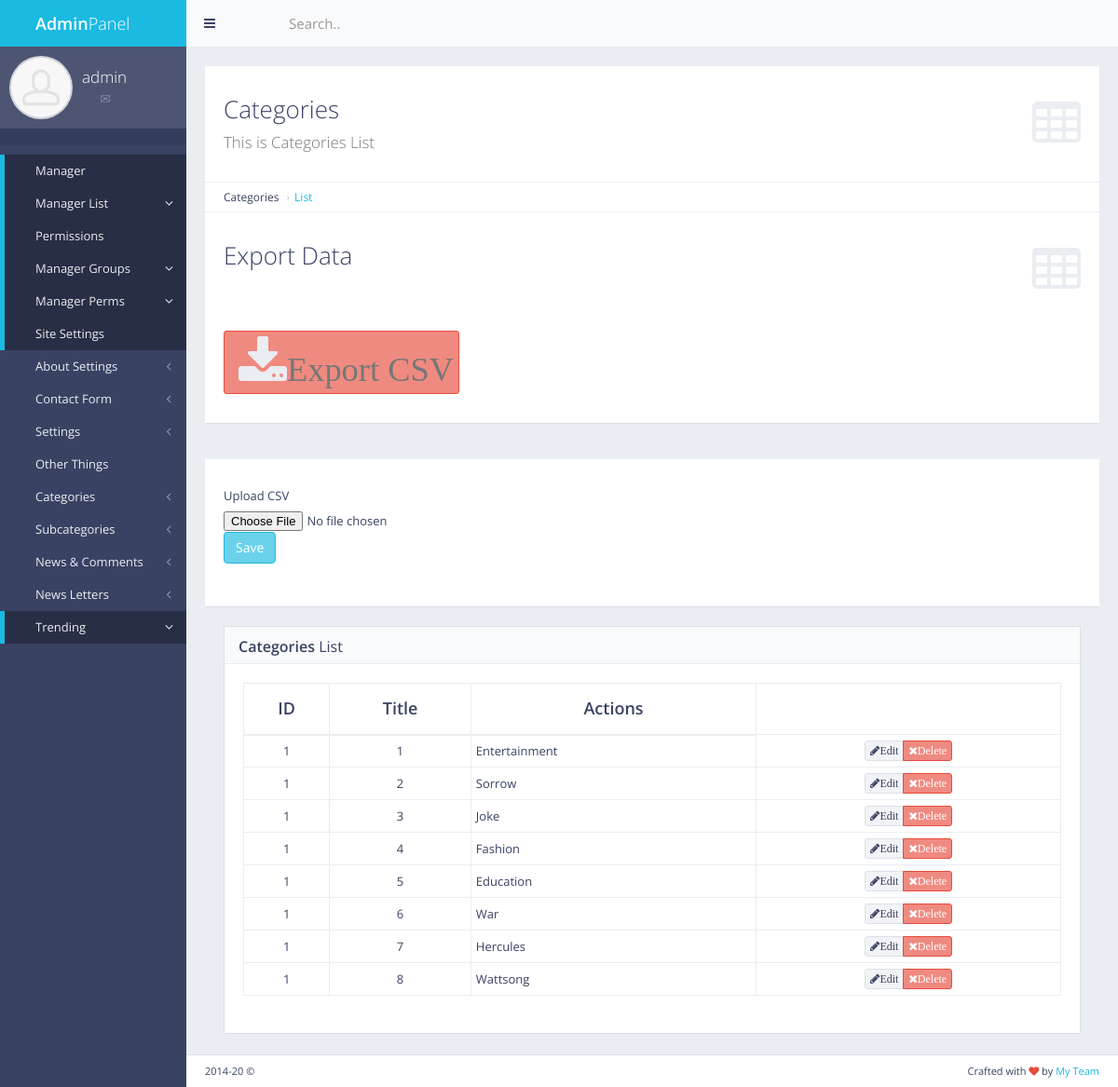
The app's page /panel/categories/list/ (signed in) with its own data.
### cat/models.py (models this page shows, shortened)
class Cat(models.Model):
    name = models.CharField(max_length=50)
    count = models.IntegerField(default=0)

### cat/views.py (the view)
# urls.py: path('panel/categories/list/',views.cat_list,name='cat_list'),
def cat_list(request):
    if not request.user.is_authenticated:
        return redirect('mylogin')
    cat = Cat.objects.all();
    return render(request,'back/cat_list.html',{'cat':cat})

### myapp/templatetags/extra_auth.py (called while the page is built)
@register.filter(name="has_group")
def has_group(user,group_name):
    return user.groups.filter(name = group_name).exists()

### myapp/templates/back/cat_list.html (shortened to what this page needs)
{% extends "back/master.html" %}
{% load static %}
{% block mainblock %}
                    <div id="page-content">
                        <div class="content-header">
                            <div class="header-section">
                                <h1>
                                    <i class="fa fa-table"></i>Categories <br><small>This is Categories List</small>
                                </h1>
                            </div>
                        </div>
                        <ul class="breadcrumb breadcrumb-top">
                            <li>Categories</li>
                            <li><a href="#">List</a></li>
                        </ul>
                        <div class="content-header">
                                <div class="header-section">
                                    <h1>
                                        <i class="fa fa-table"></i>Export Data<br><br><br>
                                        <a href="{% url 'export_cat_csv' %}" data-toggle="tooltip" title="Export" class="btn btn-xs btn-danger" ><i class="fa fa-download"><small>Export CSV</small></i></a>
                                    </h1>
                                </div>
                        </div>
                        <br><br>
                        <div class="content-header">
                                <div class="header-section">
                        <form action="{% url "import_csv" %}" enctype="multipart/form-data" method="post" class="form-group">
                            <div class=""form-group>
                                <lable>Upload CSV</lable>
                                <input type="file" id = "csv_file" name="csv_file">
                            </div>
                            <div class="form-group">
                            <button type="submit" class="btn btn-primary">Save</button>
                            </div>
                        </form>
                        </div>
                    </div>
                        <div class="block full">
                            <div class="block-title">
                                <h2><strong>Categories</strong> List</h2>
                            </div>
                            <div class="table-responsive">
                                <table id="example-datatable" class="table table-vcenter table-condensed table-bordered">
                                    <thead>
                                        <tr>
                                            <th class="text-center">ID</th>
                                            <th class="text-center">Title</th>
                                            <th class="text-center">Actions</th>
                                        </tr>
                                    </thead>
                                    <tbody>
                                       {% for c in cat %}
                                            <tr>
                                            <td class="text-center">1</td>
                                            <td class="text-center">{{ c.pk }}</td>
                                            <td>{{ c.name }}</td>
                                            <td class="text-center">
                                                <div class="btn-group">
                                                    <a href="javascript:void(0)" data-toggle="tooltip" title="Edit" class="btn btn-xs btn-default"><i class="fa fa-pencil">Edit</i></a>
                                                    <a href="{% url "news_delete" c.pk %}" data-toggle="tooltip" title="Delete" class="btn btn-xs btn-danger"><i class="fa fa-times">Delete</i></a>
                                                </div>
                                            </td>
                                        </tr>
                                    {% endfor %}
                                    </tbody>
                                </table>
                            </div>
                        </div>
                    </div>
{% endblock %}

### myapp/templates/back/master.html (shortened to what this page needs)
{% load static %}
{%  load extra_auth %}
{% if user.is_authenticated %}
<!DOCTYPE html>
 <html class="no-js" lang="en">
<head>
    <link rel="stylesheet" href="{% static "back/css/bootstrap.min.css" %}">
    <link rel="stylesheet" href="{% static "back/css/plugins.css" %}">
    <link rel="stylesheet" href="{% static "back/css/main.css" %}">
    <link rel="stylesheet" href="{% static "back/css/themes.css" %}">
</head>
<body>
<div id="page-wrapper">
    <div id="page-container" class="sidebar-partial sidebar-visible-lg sidebar-no-animations">
        <div id="sidebar">
            <div id="sidebar-scroll">
                <div class="sidebar-content">
                    <a href="panel" class="sidebar-brand">
                        <i class="gi gi-flash"></i><span class="sidebar-nav-mini-hide"><strong>Admin</strong>Panel</span>
                    </a>
                    <div class="sidebar-section sidebar-user clearfix sidebar-nav-mini-hide">
                        <div class="sidebar-user-avatar">
                            <a href="page_ready_user_profile.html">
                                <img src="{% static "back/img/placeholders/avatars/avatar2.jpg" %}"  alt="avatar">
                            </a>
                        </div>
                        <div class="sidebar-user-name">{{request.user}}</div>
                        <div class="sidebar-user-links">
                            <a href="page_ready_user_profile.html" data-toggle="tooltip" data-placement="bottom" title="Profile"><i class="gi gi-user"></i></a>
                            <a href="page_ready_inbox.html" data-toggle="tooltip" data-placement="bottom" title="Messages"><i class="gi gi-envelope"></i></a>
                            <a href="{% url 'change_password' %}" class="enable-tooltip" data-placement="bottom" title="Settings" ><i class="gi gi-cogwheel"></i></a>
                            <a href="{% url 'mylogout' %}" data-toggle="tooltip" data-placement="bottom" title="Logout"><i class="gi gi-exit"></i></a>
                        </div>
                    </div>
                    <ul class="sidebar-section sidebar-themes clearfix sidebar-nav-mini-hide">
                    </ul>
                    <ul class="sidebar-nav">
                        {% if request.user|has_group:"masteruser" %}
                        <li>
                            <a href="/panel/" class=" active"><i class="gi gi-stopwatch sidebar-nav-icon"></i><span class="sidebar-nav-mini-hide">Manager</span></a>
                        </li>
                          <li>
                            <a href="/panel/manager/list/" class="active"><i class="fa fa-angle-left sidebar-nav-indicator sidebar-nav-mini-hide"></i><i class="gi gi-show_big_thumbnails sidebar-nav-icon"></i><span class="sidebar-nav-mini-hide">Manager List</span></a>
                        </li>
                        <li>
                            <a href="/panel/" class=" active"><i class="gi gi-stopwatch sidebar-nav-icon"></i><span class="sidebar-nav-mini-hide">Permissions</span></a>
                        </li>
                          <li>
                            <a href="/panel/manager/group/" class="active"><i class="fa fa-angle-left sidebar-nav-indicator sidebar-nav-mini-hide"></i><i class="gi gi-show_big_thumbnails sidebar-nav-icon"></i><span class="sidebar-nav-mini-hide">Manager Groups</span></a>
                          </li>
                          <li>
                            <a href="{% url 'manager_perms' %}" class="active"><i class="fa fa-angle-left sidebar-nav-indicator sidebar-nav-mini-hide"></i><i class="gi gi-show_big_thumbnails sidebar-nav-icon"></i><span class="sidebar-nav-mini-hide">Manager Perms</span></a>
                          </li>
                        <li>
                            <a href="/panel/setting" class=" active"><i class="gi gi-stopwatch sidebar-nav-icon"></i><span class="sidebar-nav-mini-hide">Site Settings</span></a>
                        </li>
                          <li>
                            <a href="/panel/about/setting/" class="sidebar-nav-menu"><i class="fa fa-angle-left sidebar-nav-indicator sidebar-nav-mini-hide"></i><i class="gi gi-show_big_thumbnails sidebar-nav-icon"></i><span class="sidebar-nav-mini-hide">About Settings</span></a>
                        </li>
                         <li>
                            <a href="/panel/contactform" class="sidebar-nav-menu"><i class="fa fa-angle-left sidebar-nav-indicator sidebar-nav-mini-hide"></i><i class="gi gi-show_big_thumbnails sidebar-nav-icon"></i><span class="sidebar-nav-mini-hide">Contact Form</span></a>
                        </li>
                         <li>
                        <a href="/panel/setting/" class="sidebar-nav-menu"><i class="fa fa-angle-left sidebar-nav-indicator sidebar-nav-mini-hide"></i><i class="gi gi-show_big_thumbnails sidebar-nav-icon"></i><span class="sidebar-nav-mini-hide">Settings</span></a>
                        </li>
                        {% endif %}
                         <li>
                            <a href="/panel/setting" class="sidebar-nav-menu"><i class="gi gi-stopwatch sidebar-nav-icon"></i><span class="sidebar-nav-mini-hide">Other Things</span></a>
                        </li>
                        <li>
                        <a href="#" class="sidebar-nav-menu"><i class="fa fa-angle-left sidebar-nav-indicator sidebar-nav-mini-hide"></i><i class="gi gi-show_big_thumbnails sidebar-nav-icon"></i><span class="sidebar-nav-mini-hide">Categories</span></a>
                        </li>
                        <li>
                         <a href="#" class="sidebar-nav-menu"><i class="fa fa-angle-left sidebar-nav-indicator sidebar-nav-mini-hide"></i><i class="gi gi-show_big_thumbnails sidebar-nav-icon"></i><span class="sidebar-nav-mini-hide">Subcategories</span></a>
                        </li>
                        <li>
                            <a href="#" class="sidebar-nav-menu"><i class="fa fa-angle-left sidebar-nav-indicator sidebar-nav-mini-hide"></i><i class="gi gi-show_big_thumbnails sidebar-nav-icon"></i><span class="sidebar-nav-mini-hide">News & Comments</span></a>
                        </li>
                        <li>
                            <a href="#" class="sidebar-nav-menu"><i class="fa fa-angle-left sidebar-nav-indicator sidebar-nav-mini-hide"></i><i class="gi gi-show_big_thumbnails sidebar-nav-icon"></i><span class="sidebar-nav-mini-hide">News Letters</span></a>
                           </li>
                         <li>
                            <a href="{% url 'trending_add' %}"  class="active"><i class="fa fa-angle-left sidebar-nav-indicator sidebar-nav-mini-hide"></i><i class="gi gi-show_big_thumbnails sidebar-nav-icon"></i><span class="sidebar-nav-mini-hide">Trending</span></a>
                        </li>
                   </ul>
                </div>
            </div>
        </div>
        <div id="main-container">
            <header class="navbar navbar-default">
                <ul class="nav navbar-nav-custom">
                    <li>
                        <a href="javascript:void(0)" onclick="App.sidebar('toggle-sidebar');this.blur();">
                            <i class="fa fa-bars fa-fw"></i>
                        </a>
                    </li>
                    <li class="dropdown">
                        <a href="javascript:void(0)" class="dropdown-toggle" data-toggle="dropdown">
                            <i class="gi gi-settings"></i>
                        </a>
                    </li>
                </ul>
                <form action="page_ready_search_results.html" method="post" class="navbar-form-custom">
                    <div class="form-group">
                        <input type="text" id="top-search" name="top-search" class="form-control" placeholder="Search..">
                    </div>
                </form>
            </header>
            <div id="page-content">
                {% block mainblock %}
                {% endblock %}
            </div>
            <footer class="clearfix">
                <div class="pull-right">
                    Crafted with <i class="fa fa-heart text-danger"></i> by <a href="#" target="_blank">My Team</a>
                </div>
                <div class="pull-left">
                    <span id="year-copy"></span> &copy;
                </div>
            </footer>
        </div>
    </div>
</div>
</body>
</html>
{% else %}
Please Login
{% endif %}

### records on screen
Cat: pk "1", name "Entertainment"
Cat: pk "2", name "Sorrow"
Cat: pk "3", name "Joke"
Cat: pk "4", name "Fashion"
Cat: pk "5", name "Education"
Cat: pk "6", name "War"
Cat: pk "7", name "Hercules"
Cat: pk "8", name "Wattsong"

### other values on screen
{{ request.user }} "admin"
